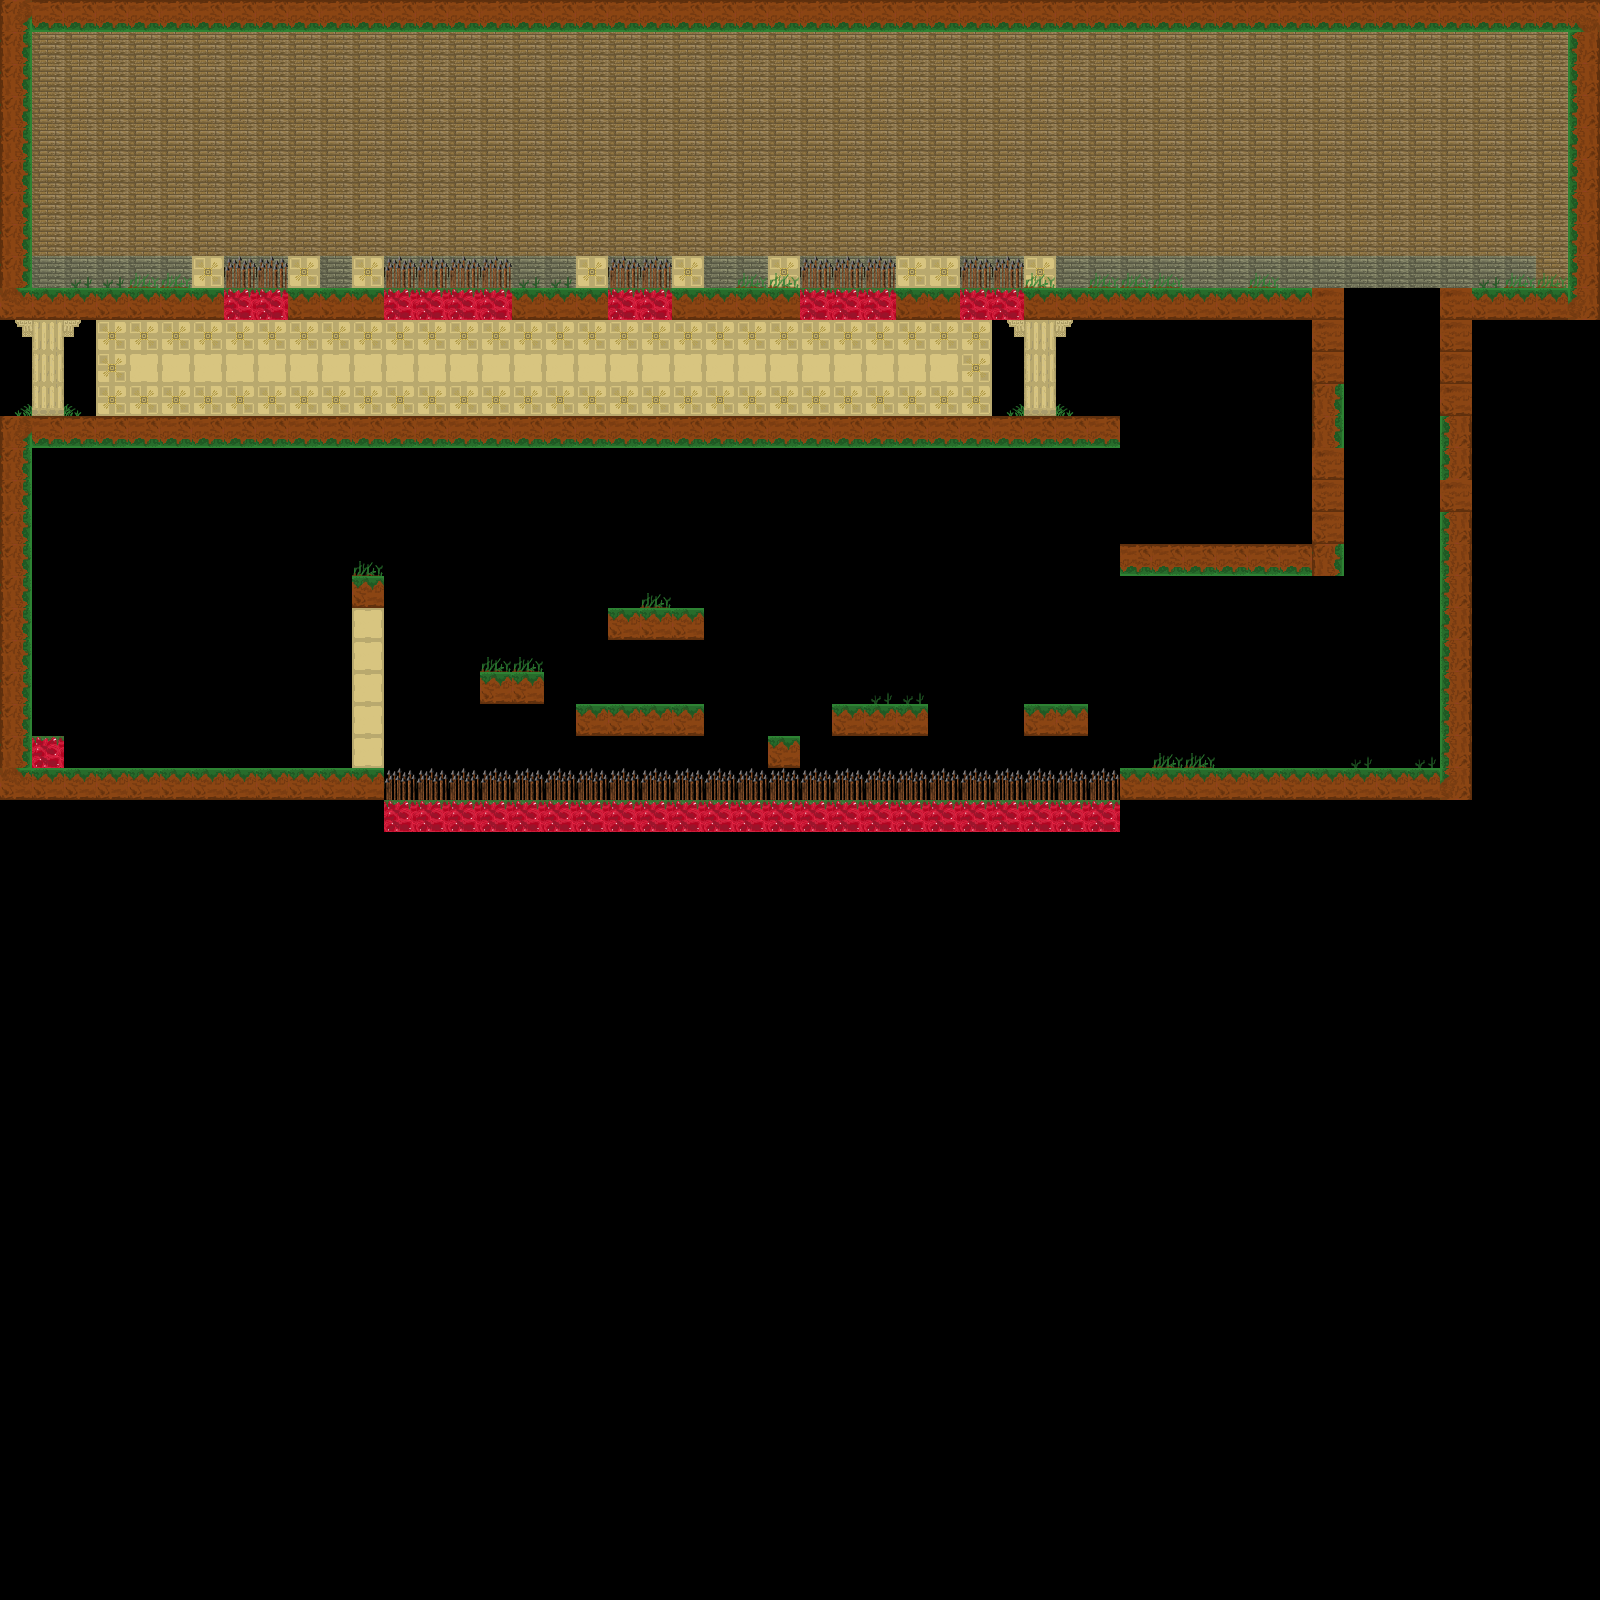

This game map was drawn from its Tiled (.tmx) file and the tilesets committed beside it. A one-line description and the trimmed map source follow:
An orthogonal 50x50 tile map with 32x32 px tiles, 4 tile layers (base, non_colide, non_colide2, lava) and 19 objects.

<map version="1.0" tiledversion="1.0.2" orientation="orthogonal" renderorder="right-down" width="50" height="50" tilewidth="32" tileheight="32" nextobjectid="49">
 <tileset firstgid="1" name="Set_01" tilewidth="32" tileheight="32" tilecount="14400" columns="120">
  <image source="Set_01.png" width="3840" height="3840" />
 </tileset>
 <layer name="base" width="50" height="50">
  <data>[2500 cells, 232 non-empty, 11 distinct tile ids]</data>
 </layer>
 <layer name="non_colide" width="50" height="50">
  <data>[2500 cells, 508 non-empty, 13 distinct tile ids]</data>
 </layer>
 <layer name="non_colide2" width="50" height="50">
  <data>[2500 cells, 14 non-empty, 2 distinct tile ids]</data>
 </layer>
 <layer name="lava" width="50" height="50">
  <data>[2500 cells, 50 non-empty, 2 distinct tile ids]</data>
 </layer>
 <objectgroup name="Object Layer 1">
  <object id="21" gid="121" x="432" y="208" width="32" height="32" />
  <object id="22" gid="121" x="240" y="210" width="32" height="32" />
  <object id="23" gid="121" x="624" y="212" width="32" height="32" />
  <object id="24" gid="121" x="1306" y="288" width="32" height="32" />
  <object id="25" gid="121" x="1346" y="256" width="32" height="32" />
  <object id="30" gid="121" x="1408" y="256" width="32" height="32" />
  <object id="31" gid="121" x="1440" y="286" width="32" height="32" />
  <object id="34" gid="121" x="1376" y="226" width="32" height="32" />
  <object id="35" gid="121" x="1376" y="364" width="32" height="32" />
  <object id="36" gid="121" x="1376" y="452" width="32" height="32" />
  <object id="37" gid="121" x="1374" y="568" width="32" height="32" />
  <object id="38" gid="121" x="1294" y="762" width="32" height="32" />
  <object id="40" gid="121" x="176" y="758" width="32" height="32" />
  <object id="41" gid="121" x="126" y="734" width="32" height="32" />
  <object id="42" gid="121" x="164" y="692" width="32" height="32" />
  <object id="43" gid="121" x="222" y="706" width="32" height="32" />
  <object id="44" gid="121" x="246" y="750" width="32" height="32" />
  <object id="45" gid="121" x="78" y="748" width="32" height="32" />
 </objectgroup>
 <objectgroup name="player">
  <object id="48" gid="1" x="95.3333" y="226.667" width="32" height="32" />
 </objectgroup>
</map>